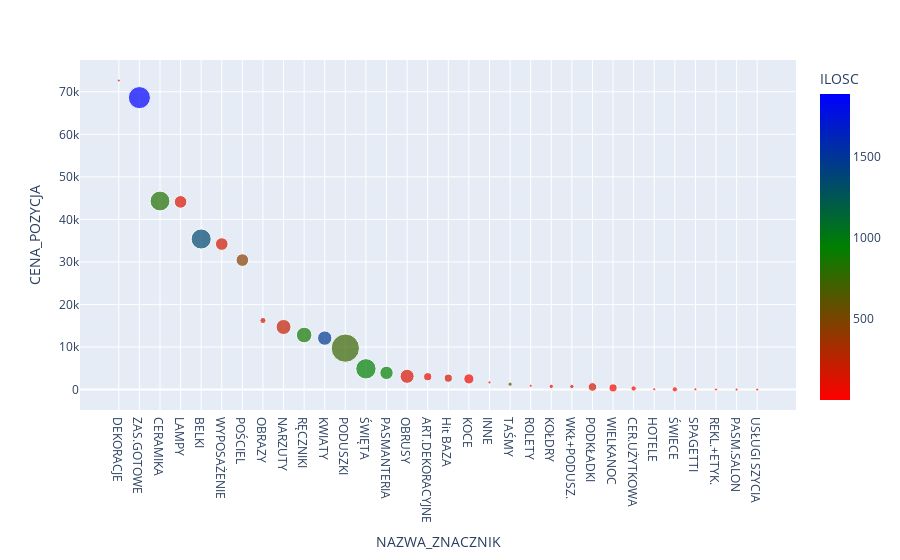

The cell this chart's notebook holds for it:
### Code cell
px.scatter(df_fi.loc[df_fi['ANALIT01']=='OU'].groupby(['NAZWA_ZNACZNIK']).agg({'CENA_POZYCJA':'sum',
                                                                                  'ILOSC':'sum',
                                                                                  'TRZY':'nunique'}).reset_index().sort_values(by='CENA_POZYCJA', ascending=False),
           x='NAZWA_ZNACZNIK',
           y='CENA_POZYCJA',
           color='ILOSC',
          color_continuous_scale=['red', 'green','blue'],
          size='TRZY',
          height=500)

### Figure 1 — Plotly figure (JSON) as saved in the notebook; plotly's stock layout.template omitted (floating-point values rounded to 4 significant figures)
{"data": [{"hovertemplate": "NAZWA_ZNACZNIK=%{x}<br>CENA_POZYCJA=%{y}<br>TRZY=%{marker.size}<br>ILOSC=%{marker.color}<extra></extra>", "legendgroup": "", "marker": {"color": [75.41, 1885, 826, 138, 1357.0, 172, 440, 148, 217, 879, 1476, 734, 949, 939.8, 136, 85, 177.3, 52, 104, 600.5, 10, 11, 115, 168, 42, 9, 2, 3, 1, 1, 1, 2], "coloraxis": "coloraxis", "size": [1, 52, 42, 17, 43, 17, 17, 4, 24, 26, 22, 85, 44, 19, 21, 7, 7, 11, 1, 2, 1, 2, 2, 8, 7, 3, 1, 3, 1, 1, 1, 1], "sizemode": "area", "sizeref": 0.2125, "symbol": "circle"}, "mode": "markers", "name": "", "orientation": "v", "showlegend": false, "type": "scatter", "x": ["DEKORACJE", "ZAS.GOTOWE", "CERAMIKA", "LAMPY", "BELKI", "WYPOSAŻENIE", "POŚCIEL", "OBRAZY", "NARZUTY", "RĘCZNIKI", "KWIATY", "PODUSZKI", "ŚWIĘTA", "PASMANTERIA", "OBRUSY", "ART.DEKORACYJNE", "Hit BAZA", "KOCE", "INNE", "TAŚMY", "ROLETY", "KOŁDRY", "WKŁ+PODUSZ.", "PODKŁADKI", "WIELKANOC", "CER.UŻYTKOWA", "HOTELE", "ŚWIECE", "SPAGETTI", "REKL.+ETYK.", "PASM.SALON", "USŁUGI SZYCIA"], "xaxis": "x", "y": [72650.0, 68620.0, 44310.0, 44110.0, 35380.0, 34190.0, 30430.0, 16220.0, 14700.0, 12810.0, 12080.0, 9721.0, 4865.0, 3911.0, 3094.0, 3008.0, 2667.0, 2492.0, 1675.0, 1256.0, 894.7, 738.8, 703.8, 597.8, 372.0, 242.0, 52.91, 39.9, 38.74, 7.552, 0, 0], "yaxis": "y"}], "layout": {"autosize": true, "coloraxis": {"colorbar": {"title": {"text": "ILOSC"}}, "colorscale": [[0, "red"], [0.5, "green"], [1, "blue"]]}, "legend": {"itemsizing": "constant", "tracegroupgap": 0}, "margin": {"t": 60}, "xaxis": {"anchor": "y", "autorange": true, "domain": [0, 1], "range": [-1.798, 32.8], "title": {"text": "NAZWA_ZNACZNIK"}, "type": "category"}, "yaxis": {"anchor": "x", "autorange": true, "domain": [0, 1], "range": [-4885.0, 77520.0], "title": {"text": "CENA_POZYCJA"}, "type": "linear"}}}
